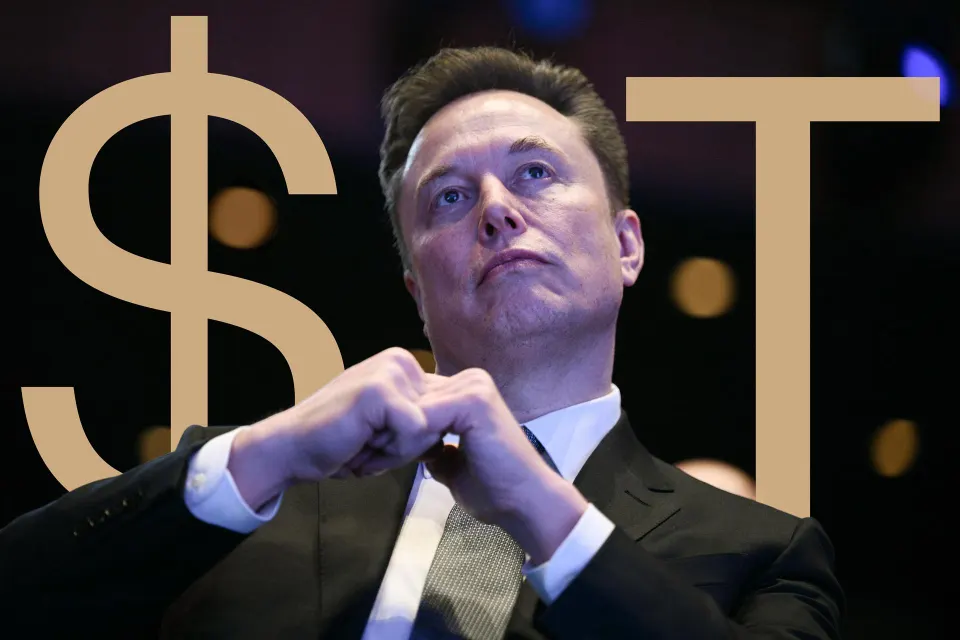
#> input picture images/elon.jpg, 960 x 640 px
$ python image_processing.py
#> lines starting #> are read from the running program, lines starting #| are printed output that depends on the picture
import cv2
import numpy as np
import matplotlib.pyplot as plt

# Load the image
image = cv2.imread('images/elon.jpg')  # Replace with your actual image file
#> image is the input picture: shape (640, 960, 3); mean B, G, R 61.1, 62, 70.5
image_rgb = cv2.cvtColor(image, cv2.COLOR_BGR2RGB)  # Convert to RGB format

# Display the image
plt.imshow(image_rgb)
plt.title("Original Image")
plt.axis("off")
plt.show()


# ===== ROTATION =====
# Define rotation parameters
(h, w) = image.shape[:2]  # Get image height and width
#> h = 640; w = 960
center = (w // 2, h // 2)  # Find the center of the image
#> center = (480, 320)
angle = 45  # Rotate by 45 degrees
scale = 1.0  # Keep the scale the same

# Create the rotation matrix
rotation_matrix = cv2.getRotationMatrix2D(center, angle, scale)

# Apply the rotation
rotated_image = cv2.warpAffine(image, rotation_matrix, (w, h))
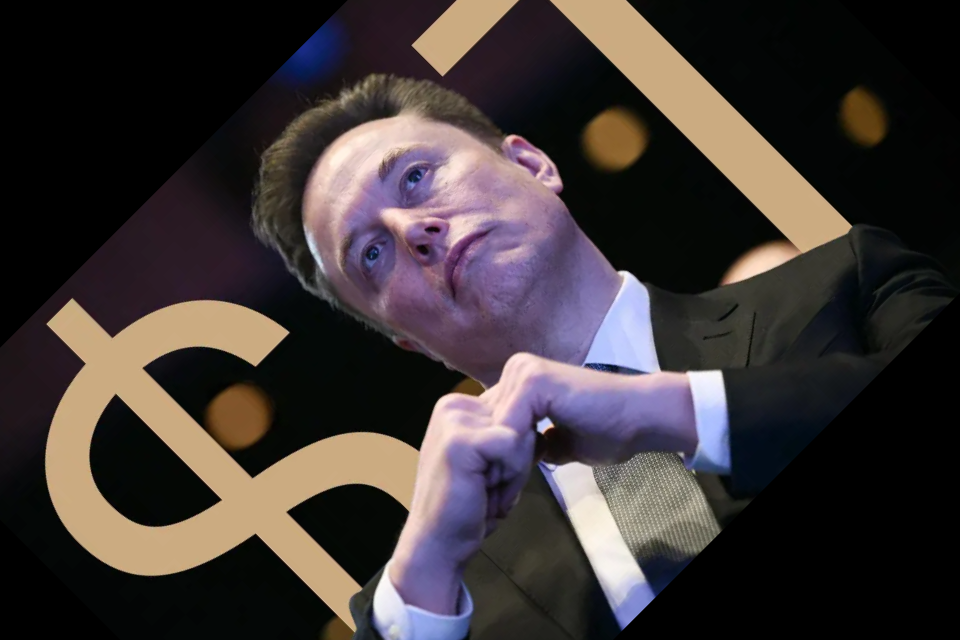
#> rotated_image: shape (640, 960, 3); mean B, G, R 54.4, 54.6, 62.3

# Display the rotated image
plt.imshow(cv2.cvtColor(rotated_image, cv2.COLOR_BGR2RGB))
plt.title("Rotated Image (45°)")
plt.axis("off")
plt.show()

# ===== SCALING (FIXED) =====
# Scale the image by 1.5x
scale_factor = 1.5
new_width = int(w * scale_factor)
#> new_width = 1440
new_height = int(h * scale_factor)
#> new_height = 960
scaled_image = cv2.resize(image, (new_width, new_height), interpolation=cv2.INTER_LINEAR)

# Display the scaled image (showing it's actually bigger)
plt.figure(figsize=(10, 8))
plt.imshow(cv2.cvtColor(scaled_image, cv2.COLOR_BGR2RGB))
plt.title(f"Scaled Image (1.5x) - New size: {new_width}x{new_height}")
plt.axis("off")
plt.show()
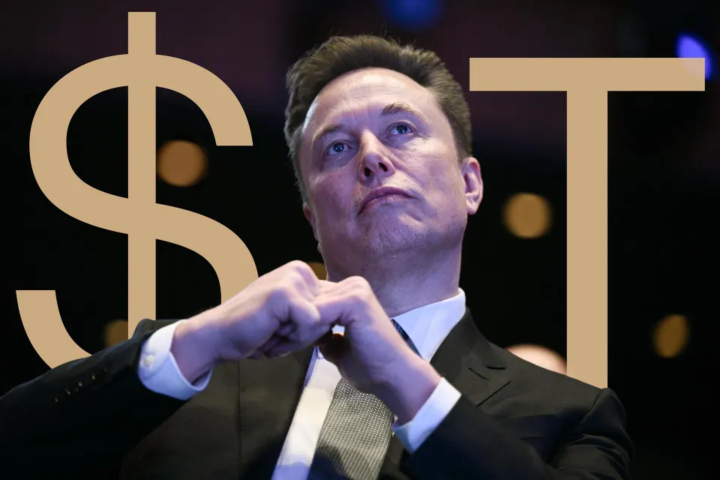
#> shown: shape (960, 1440, 3) (shown at 1/2 size); mean R, G, B 70.4, 62, 61.1

# ===== 3D VISION - FOCAL LENGTH SIMULATION (FIXED) =====
# Simulate different focal lengths (camera zoom effects)
focal_lengths = [50, 100, 200]

plt.figure(figsize=(15, 5))
for i, focal_length in enumerate(focal_lengths):
    # Calculate crop factor based on focal length
    # Lower focal length = wider view (zoom out)
    # Higher focal length = narrower view (zoom in)
    crop_factor = 100 / focal_length

    # Calculate crop dimensions
    crop_w = int(w * crop_factor)
    crop_h = int(h * crop_factor)

    # Calculate crop coordinates (center crop)
    x_start = (w - crop_w) // 2
    y_start = (h - crop_h) // 2

    # Crop the image
    cropped = image[y_start:y_start+crop_h, x_start:x_start+crop_w]

    # Resize back to original dimensions for display
    focal_image = cv2.resize(cropped, (w, h), interpolation=cv2.INTER_LINEAR)

    # Display
    plt.subplot(1, 3, i+1)
    plt.imshow(cv2.cvtColor(focal_image, cv2.COLOR_BGR2RGB))
    plt.title(f"Focal Length: {focal_length}mm")
    plt.axis("off")
#> this loop made 3 passes
#> pass 1, `cropped = image[y_start:y_start+crop_h, x_start:x_start+crop_w]`:
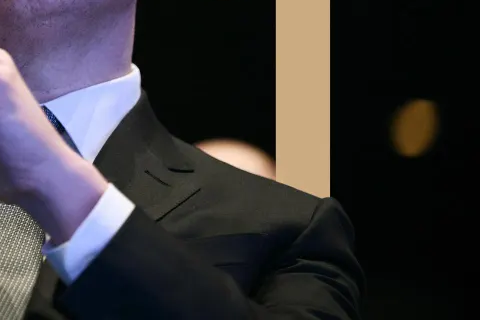
#> cropped: shape (320, 480, 3); mean B, G, R 57.1, 53.7, 56.7
#> pass 3, `cropped = image[y_start:y_start+crop_h, x_start:x_start+crop_w]`:
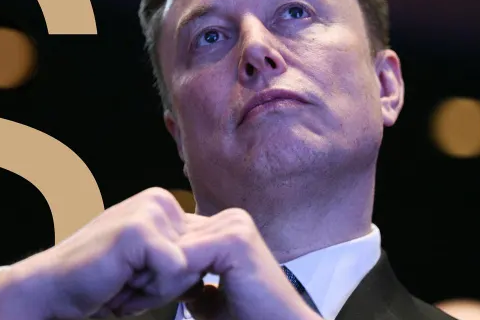
#> cropped: shape (320, 480, 3); mean B, G, R 89.7, 78.2, 91.4

plt.tight_layout()
plt.show()
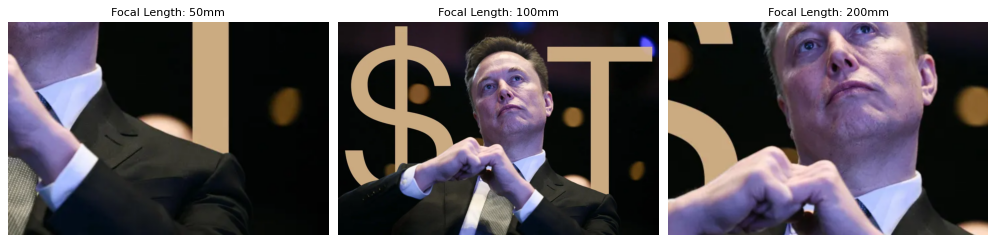
#> figure drawn by matplotlib, 3 panels

print("\n✅ All transformations completed successfully!")
print(f"Original image size: {w}x{h}")
#| Original image size: 960x640
print(f"Scaled image size: {new_width}x{new_height}")
#| Scaled image size: 1440x960

$ run again, with images/Prince Salman.jpg copied over images/elon.jpg
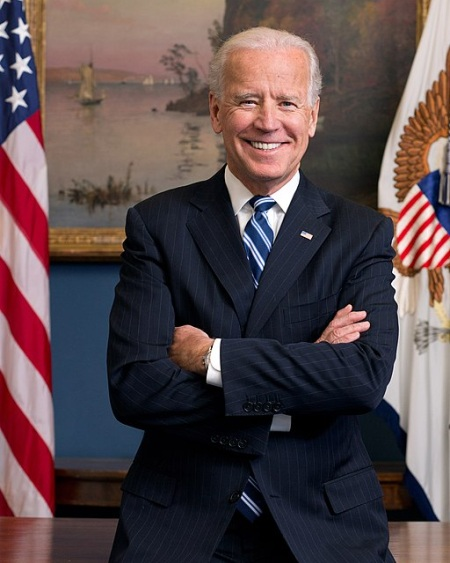
#> input picture images/Prince Salman.jpg, 450 x 563 px
#> image is the input picture: shape (563, 450, 3); mean B, G, R 74.4, 71.7, 87
#> the loop `for i, focal_length in enumerate(focal_lengths):` made 3 passes
#> pass 1, `cropped = image[y_start:y_start+crop_h, x_start:x_start+crop_w]`:
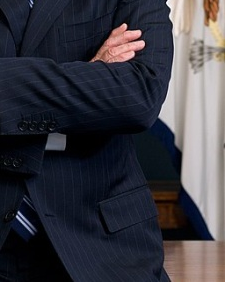
#> cropped: shape (282, 225, 3); mean B, G, R 64.9, 57.1, 57.6
#> `plt.show()`:
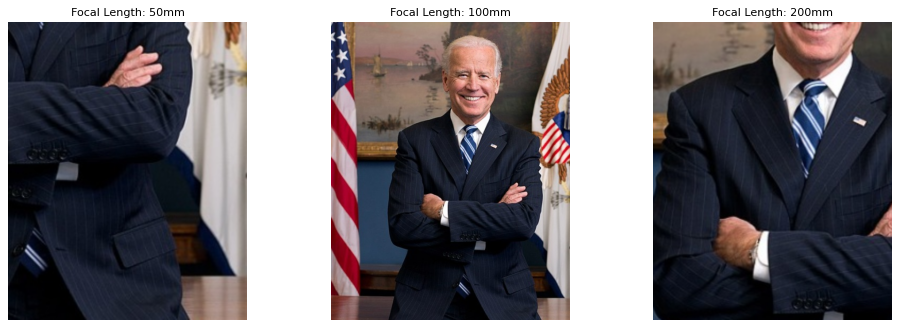
#> figure drawn by matplotlib, 3 panels
#| Original image size: 450x563
#| Scaled image size: 675x844

$ run again, with images/Focal Lengths-50-100-200.png saved as images/elon.jpg
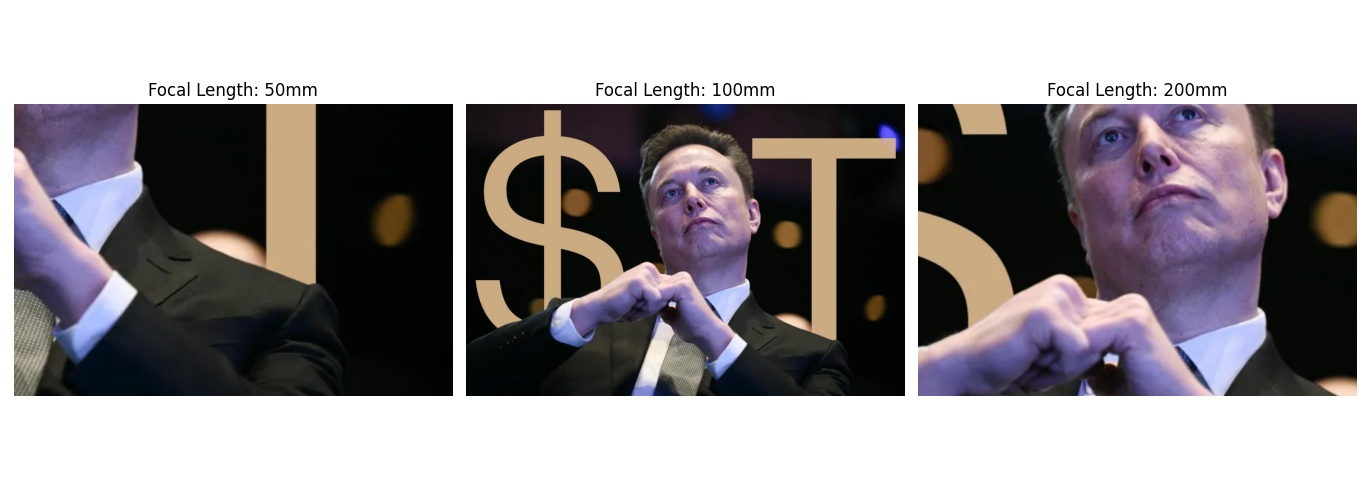
#> input picture images/Focal Lengths-50-100-200.png, 1370 x 500 px
#> image is the input picture: shape (500, 1370, 3); mean B, G, R 149.8, 147.3, 151.9
#> the loop `for i, focal_length in enumerate(focal_lengths):` made 3 passes
#> pass 1, `cropped = image[y_start:y_start+crop_h, x_start:x_start+crop_w]`:
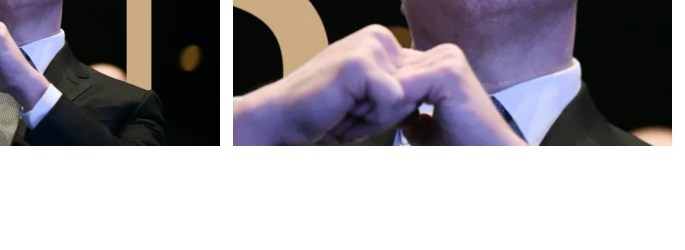
#> cropped: shape (250, 685, 3); mean B, G, R 160.9, 154.5, 158.9
#> `plt.show()`:
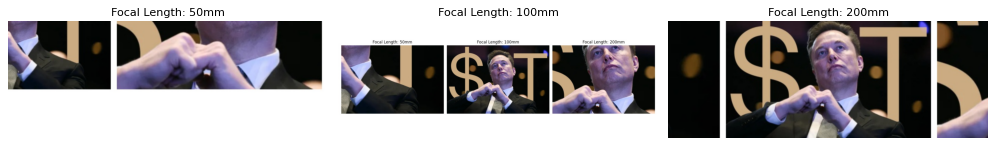
#> figure drawn by matplotlib, 3 panels
#| Original image size: 1370x500
#| Scaled image size: 2055x750
